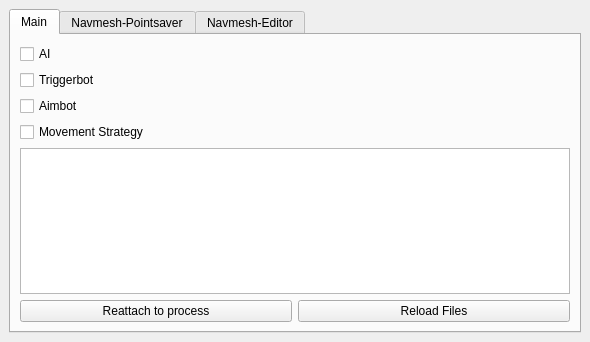
<?xml version="1.0" encoding="UTF-8"?>
<ui version="4.0">
 <class>MainWindow</class>
 <widget class="QMainWindow" name="MainWindow">
  <property name="geometry">
   <rect>
    <x>0</x>
    <y>0</y>
    <width>590</width>
    <height>342</height>
   </rect>
  </property>
  <property name="windowTitle">
   <string>MainWindow</string>
  </property>
  <property name="layoutDirection">
   <enum>Qt::LeftToRight</enum>
  </property>
  <property name="autoFillBackground">
   <bool>false</bool>
  </property>
  <widget class="QWidget" name="centralwidget">
   <layout class="QVBoxLayout" name="verticalLayout_3">
    <item>
     <widget class="QTabWidget" name="tabWidget">
      <property name="currentIndex">
       <number>0</number>
      </property>
      <property name="documentMode">
       <bool>false</bool>
      </property>
      <widget class="QWidget" name="Tab_main">
       <property name="layoutDirection">
        <enum>Qt::LeftToRight</enum>
       </property>
       <property name="autoFillBackground">
        <bool>false</bool>
       </property>
       <attribute name="title">
        <string>Main</string>
       </attribute>
       <layout class="QVBoxLayout" name="verticalLayout_2">
        <item>
         <widget class="QCheckBox" name="checkBox_ai">
          <property name="text">
           <string>AI</string>
          </property>
         </widget>
        </item>
        <item>
         <widget class="QCheckBox" name="checkBox_triggerbot">
          <property name="text">
           <string>Triggerbot</string>
          </property>
         </widget>
        </item>
        <item>
         <widget class="QCheckBox" name="checkBox_aimbot">
          <property name="text">
           <string>Aimbot</string>
          </property>
         </widget>
        </item>
        <item>
         <widget class="QCheckBox" name="checkBox_movement">
          <property name="text">
           <string>Movement Strategy</string>
          </property>
         </widget>
        </item>
        <item>
         <widget class="QTextEdit" name="textEdit_output">
          <property name="readOnly">
           <bool>true</bool>
          </property>
         </widget>
        </item>
        <item>
         <layout class="QHBoxLayout" name="horizontalLayout">
          <item>
           <widget class="QPushButton" name="button_reattach">
            <property name="text">
             <string>Reattach to process</string>
            </property>
           </widget>
          </item>
          <item>
           <widget class="QPushButton" name="button_reload_files">
            <property name="text">
             <string>Reload Files</string>
            </property>
           </widget>
          </item>
         </layout>
        </item>
        <item>
         <spacer name="verticalSpacer">
          <property name="orientation">
           <enum>Qt::Vertical</enum>
          </property>
          <property name="sizeHint" stdset="0">
           <size>
            <width>20</width>
            <height>40</height>
           </size>
          </property>
         </spacer>
        </item>
       </layout>
      </widget>
      <widget class="QWidget" name="Tab_navmesh_point_saver">
       <attribute name="title">
        <string>Navmesh-Pointsaver</string>
       </attribute>
       <layout class="QVBoxLayout" name="verticalLayout">
        <item>
         <layout class="QHBoxLayout" name="horizontalLayout_4">
          <item>
           <widget class="QLabel" name="keyboard_key_label">
            <property name="text">
             <string>Keyboard key to add point:</string>
            </property>
           </widget>
          </item>
          <item>
           <widget class="QLineEdit" name="lineEdit_keycode">
            <property name="maximumSize">
             <size>
              <width>20</width>
              <height>16777215</height>
             </size>
            </property>
            <property name="text">
             <string>o</string>
            </property>
            <property name="maxLength">
             <number>1</number>
            </property>
            <property name="alignment">
             <set>Qt::AlignCenter</set>
            </property>
           </widget>
          </item>
          <item>
           <spacer name="horizontalSpacer">
            <property name="orientation">
             <enum>Qt::Horizontal</enum>
            </property>
            <property name="sizeHint" stdset="0">
             <size>
              <width>40</width>
              <height>20</height>
             </size>
            </property>
           </spacer>
          </item>
         </layout>
        </item>
        <item>
         <widget class="QPushButton" name="button_add_point">
          <property name="text">
           <string>Add point</string>
          </property>
         </widget>
        </item>
        <item>
         <widget class="QTextEdit" name="textEdit_point_output">
          <property name="readOnly">
           <bool>true</bool>
          </property>
         </widget>
        </item>
        <item>
         <layout class="QHBoxLayout" name="horizontalLayout_2">
          <item>
           <widget class="QPushButton" name="button_reattach_2">
            <property name="text">
             <string>Reattach to process</string>
            </property>
           </widget>
          </item>
          <item>
           <widget class="QPushButton" name="button_save_points">
            <property name="text">
             <string>Save file</string>
            </property>
           </widget>
          </item>
         </layout>
        </item>
       </layout>
      </widget>
      <widget class="QWidget" name="Tab_navmesh_editor">
       <attribute name="title">
        <string>Navmesh-Editor</string>
       </attribute>
       <layout class="QVBoxLayout" name="editor_tab_layout"/>
      </widget>
     </widget>
    </item>
   </layout>
  </widget>
 </widget>
 <tabstops>
  <tabstop>checkBox_ai</tabstop>
  <tabstop>checkBox_triggerbot</tabstop>
 </tabstops>
 <resources/>
 <connections/>
</ui>
